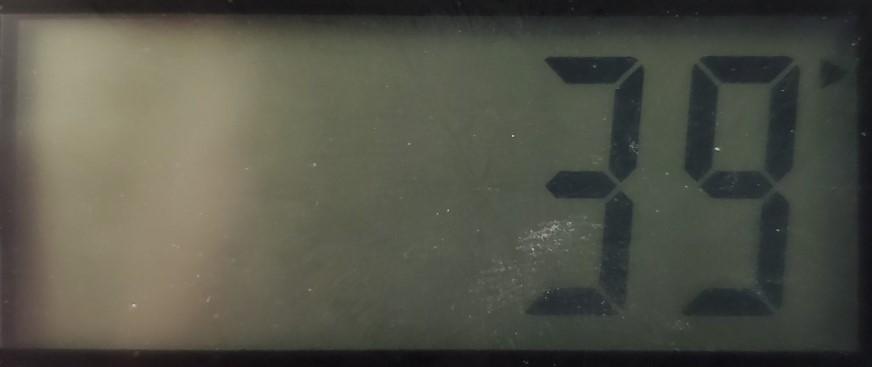
#> input picture OCR TESTING/test0.jpg, 872 x 367 px
$ python crop.py
#> lines starting #> are read from the running program, lines starting #| are printed output that depends on the picture
import cv2

img = cv2.imread("test0.jpg")
#> img is the input picture: shape (367, 872, 3); mean B, G, R 72.3, 83.9, 83.3
crop_img = img[0:367, 400:872]
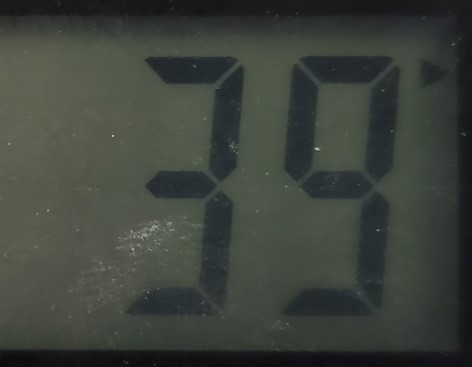
#> crop_img: shape (367, 472, 3); mean B, G, R 59.7, 66.4, 61.2
cv2.imshow("cropped", crop_img)
cv2.waitKey(0)

$ run again, with OCR TESTING/test2.jpg copied over OCR TESTING/test0.jpg
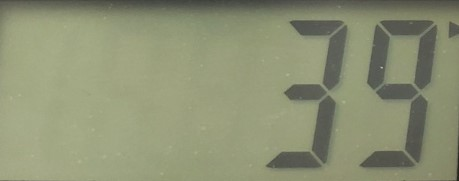
#> input picture OCR TESTING/test2.jpg, 459 x 181 px
#> img is the input picture: shape (181, 459, 3); mean B, G, R 116.2, 145.6, 141
#> `crop_img = img[0:367, 400:872]`:
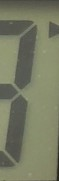
#> crop_img: shape (181, 59, 3); mean B, G, R 100, 123.5, 120.1
